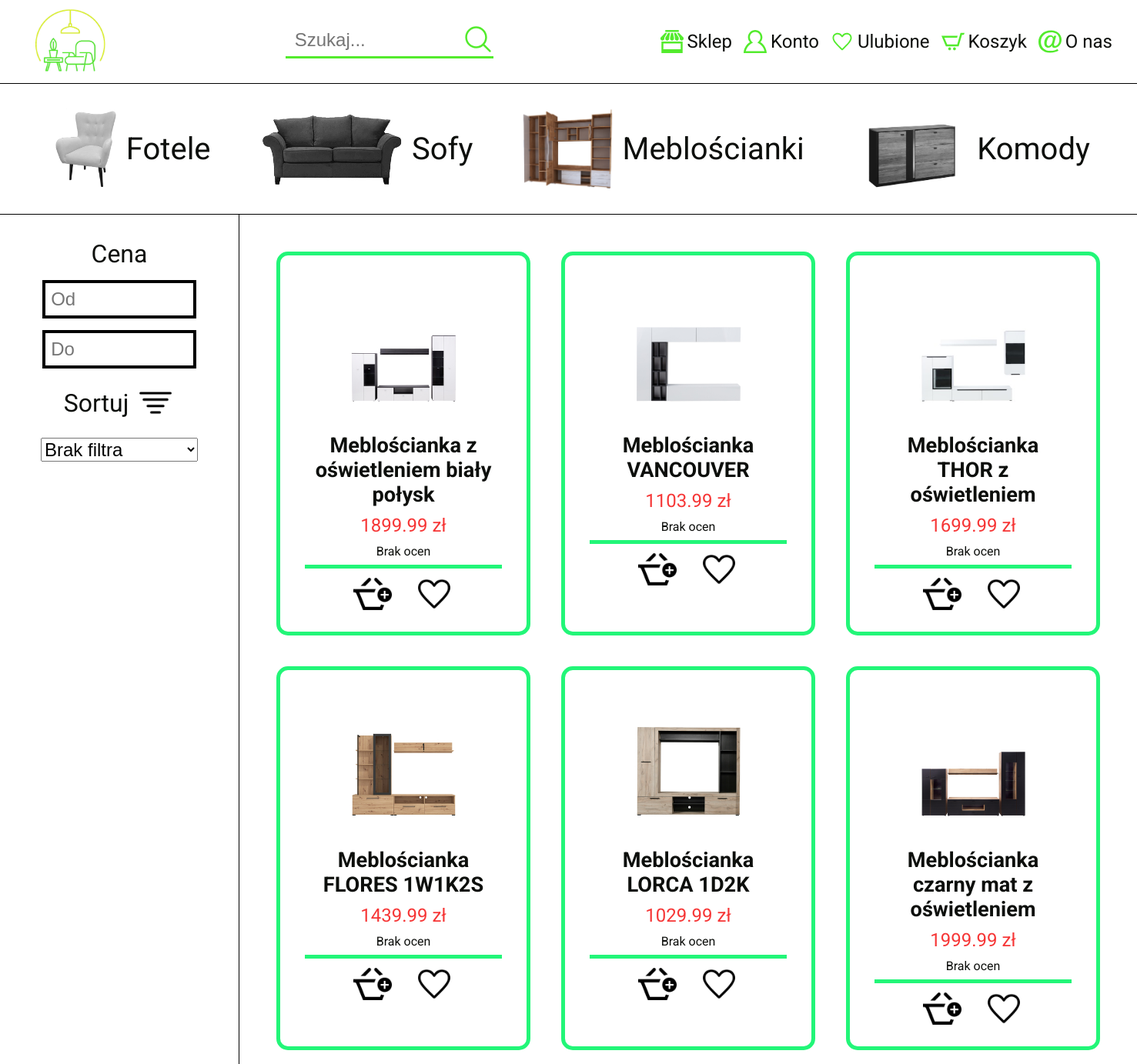
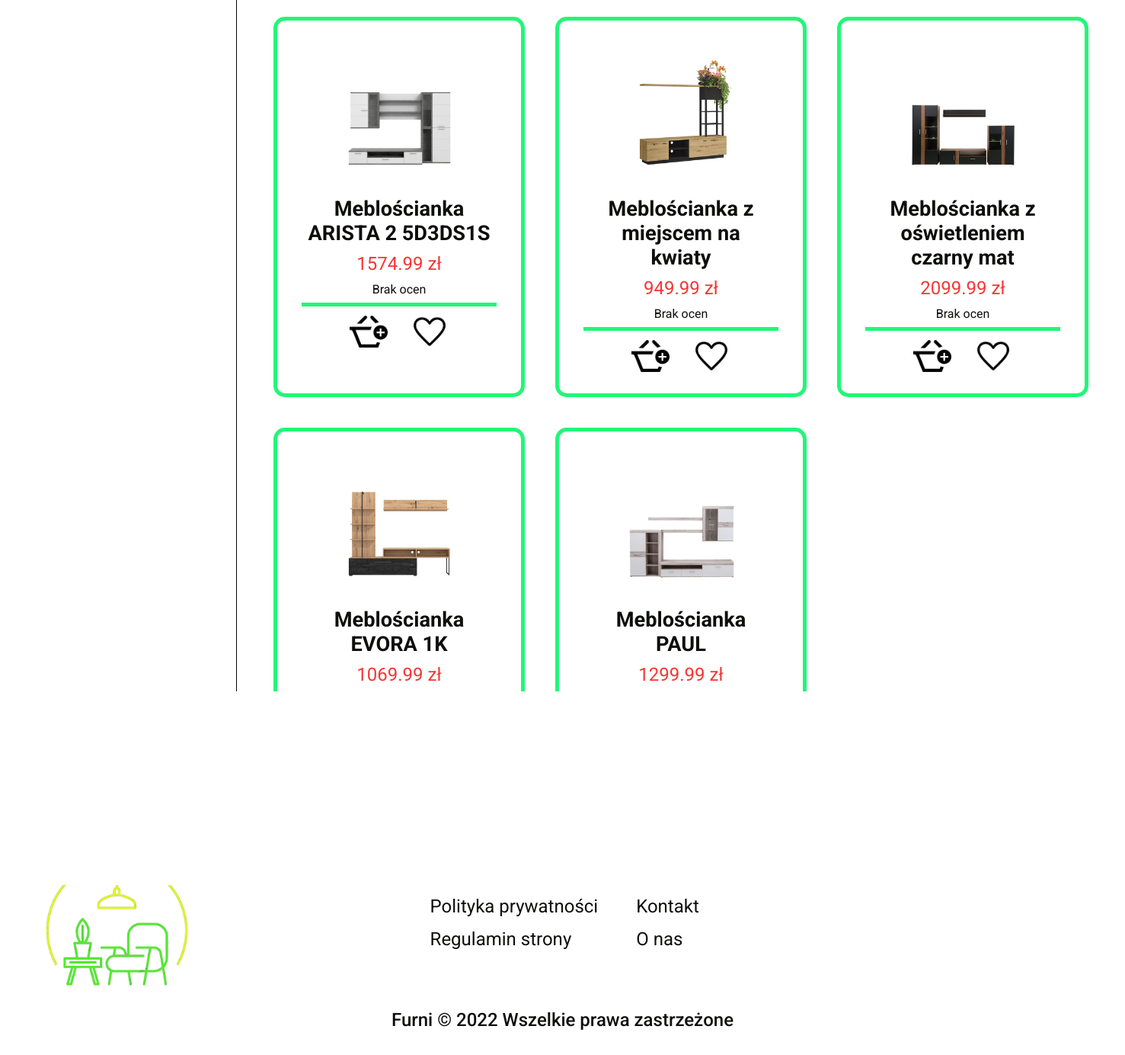
Page /sklep?kat=mebloscianki on the committed database (2 pictures, top to bottom).
### tables this page shows
CREATE TABLE `produkty` (
  `id` int(11) NOT NULL,
  `nazwa` varchar(255) NOT NULL,
  `kategoria` varchar(255) NOT NULL,
  `opis` text NOT NULL DEFAULT 'Lorem ipsum, dolor sit amet consectetur adipisicing elit. Aspernatur vero animi incidunt blanditiis iure amet nihil. Ipsa nihil facilis architecto numquam accusantium. Error cum obcaecati fuga aliquid labore voluptatem sequi!',
  `cena` float NOT NULL,
  `poprzednia_cena` float DEFAULT NULL,
  `data_wypuszczenia` datetime NOT NULL DEFAULT current_timestamp()
);

### store.php (the view, shortened to what this page needs)
<?php
    require_once 'inc/connection.php';
    if(isset($_SESSION['user_id'])&&isset($_COOKIE['token'])){
        if(authorize_user($_SESSION['user_id'],$_COOKIE['PHPSESSID'],$_COOKIE['token'],$con)){
            $zalogowano = true;
        }
        else{
            $zalogowano = false;
        }
    }
    else{
        $zalogowano = false;
    }
    if(isset($_GET['kat'])&&$_GET['kat']!==''){
        $kat = htmlentities($_GET['kat'],ENT_QUOTES);
    }
?>
<!DOCTYPE html>
<html lang="pl">
<head>
    <link rel="stylesheet" href="css/generic.css">
    <link rel="stylesheet" href="css/store.css">
</head>
<body>
<?php include 'inc/header_noform.php';?>
    <div class="pasek-wyboru">
        <a href="sklep?kat=fotele" class="pasek__link <?php if($kat==='fotele'){echo 'pasek__link--active';} ?>">
            <img src="img/products/kategorie/fotele.png" alt="fotel" class="pasek__link__img">
            <p class="pasek__link__text">Fotele</p>
        </a>
        <a href="sklep?kat=sofy" class="pasek__link <?php if($kat==='sofy'){echo 'pasek__link--active';} ?>">
            <img src="img/products/kategorie/sofy.png" alt="sofa" class="pasek__link__img">
            <p class="pasek__link__text">Sofy</p>
        </a>
        <a href="sklep?kat=mebloscianki" class="pasek__link <?php if($kat==='mebloscianki'){echo 'pasek__link--active';} ?>">
            <img src="img/products/kategorie/mebloscianki.png" alt="mebloscianka" class="pasek__link__img">
            <p class="pasek__link__text">Meblościanki</p>
        </a>
        <a href="sklep?kat=komody" class="pasek__link <?php if($kat==='komody'){echo 'pasek__link--active';} ?>">
            <img src="img/products/kategorie/komody.png" alt="komoda" class="pasek__link__img">
            <p class="pasek__link__text">Komody</p>
        </a>
    </div>
    <div class="main">
        <aside class="aside">
            <div class="cena">
                <p class="cena__heading">Cena</p>
                <input min="0" type="number" class="cena__input" placeholder="Od">
                <input min="0" type="number" class="cena__input" placeholder="Do">
            </div>
            <label for="sortuj" class="sortuj-label">Sortuj <img src="img/icons/filtr-icon.png" alt="sortuj" class="sortuj-label__icon"></label>
            <select id="sortuj" class="sortuj">
                <option value="0" selected>Brak filtra</option>
            </select>
        </aside>
        <main class="produkty">
            <?php
                if(isset($_GET['fraza'])&&!isset($_GET['kat'])&&$_GET['fraza']!==''){
                    $fraza = htmlentities($_GET['fraza'], ENT_QUOTES);
                    $query = "SELECT * FROM produkty WHERE nazwa LIKE '%$fraza%'";
                    if($result = $con->query($query)){
                        if($result->num_rows>0){
                            $wyniki = $result->fetch_all(MYSQLI_ASSOC);
                            shuffle($wyniki);
                            foreach($wyniki as $produkt){
                                if($zalogowano){
                                    $id_produktu = $produkt['id'];
                                    $user_id = $_SESSION['user_id'];
                                    $query = "SELECT id FROM koszyki WHERE user_id='$user_id' AND id_produktu='$id_produktu'";
                                    if($result = $con->query($query)){
                                        if($result->num_rows===0){
                                            $koszyk = 'add-to-cart-icon.png';
                                        }
                                        else{
                                            $koszyk = 'delete-from-cart-icon.png';
                                        }
                                    }
                                    else{
                                        exit();
                                    }
                                }else{
                                    $koszyk = 'add-to-cart-icon.png';
                                }
                                $query = "SELECT AVG(liczba_gwiazdek) as srednia FROM komentarze WHERE id_produktu='$id_produktu'";
                                if($result = $con->query($query)){
                                    $result = $result->fetch_assoc();
                                    if(is_null($result['srednia'])){
                                        $gwiazdki_string = 'Brak ocen';
                                    }
                                    else{
                                        $gwiazdki = [
                                            '<img src="img/icons/empty-star-icon.png" alt="gwiazdka" class="produkt__gwiazdki__star">',
                                            '<img src="img/icons/empty-star-icon.png" alt="gwiazdka" class="produkt__gwiazdki__star">',
                                            '<img src="img/icons/empty-star-icon.png" alt="gwiazdka" class="produkt__gwiazdki__star">',
                                            '<img src="img/icons/empty-star-icon.png" alt="gwiazdka" class="produkt__gwiazdki__star">',
                                            '<img src="img/icons/empty-star-icon.png" alt="gwiazdka" class="produkt__gwiazdki__star">'
                                        ];
                                        for($i=0;$i<=round($result['srednia'])-1;$i++){
                                            $gwiazdki[$i] = '<img src="img/icons/filled-star-icon.png" alt="gwiazdka" class="produkt__gwiazdki__star">';
                                        }
                                        $gwiazdki_string = '';
                                        foreach($gwiazdki as $gwiazdka){
                                            $gwiazdki_string.=$gwiazdka;
                                        }
                                    }
                                }
                                else{
                                    exit();
                                }
                                echo '<div class="produkt">';
                                echo    '<div class="produkt__top">';
                                echo        '<img src="img/products/'.$produkt['kategoria'].'/'.$produkt['nazwa'].'.png" alt="'.$produkt['nazwa'].'" class="produkt__img">';
                                echo        '<a href="produkt?id='.$produkt['id'].'" class="produkt__nazwa">'.$produkt['nazwa'].'</a>';
                                            if(!is_null($produkt['poprzednia_cena'])){
                                                echo '<p class="produkt__cena"><span class="produkt__cena__previous">'.$produkt['poprzednia_cena'].' zł</span>'.$produkt['cena'].' zł</p>';
                                            }
                                            else{
                                                echo '<p class="produkt__cena">'.$produkt['cena'].' zł</p>';
                                            }
                                echo        '<div class="produkt__gwiazdki">';
                                echo            $gwiazdki_string;
                                echo        '</div>';
                                echo    '</div>';
                                echo    '<div class="produkt__bottom">';
                                echo        '<img onclick="dodajDoKoszyka(event,'.$produkt['id'].')" src="img/icons/'.$koszyk.'" alt="dodaj do koszyka" class="produkt__bottom__icon">';
                                echo        '<img onclick="dodajDoUlubionych(event,'.$produkt['id'].')" src="img/icons/heart-icon.png" alt="serce" class="produkt__bottom__icon">';
                                echo    '</div>';
                                echo '</div>';
                            }
                        }
                        else{
                            echo '<div class="brak-wynikow">Nie znaleziono produktów</div>';
                        }
                    }
                    else{
                        exit();
                    }
                }
                else if(!isset($_GET['fraza'])&&isset($_GET['kat'])&&$_GET['kat']!==''){
                    $query = "SELECT * FROM produkty WHERE kategoria='$kat'";
                    if($result = $con->query($query)){
                        if($result->num_rows>0){
                            $wyniki = $result->fetch_all(MYSQLI_ASSOC);
                            shuffle($wyniki);
                            foreach($wyniki as $produkt){
                                $id_produktu = $produkt['id'];
                                $query = "SELECT AVG(liczba_gwiazdek) as srednia FROM komentarze WHERE id_produktu='$id_produktu'";
                                if($result = $con->query($query)){
                                    $result = $result->fetch_assoc();
                                    if(is_null($result['srednia'])){
                                        $gwiazdki_string = 'Brak ocen';
                                    }
                                }
                                else{
                                    exit();
                                }
                                echo '<div class="produkt">';
                                echo    '<div class="produkt__top">';
                                echo        '<img src="img/products/'.$produkt['kategoria'].'/'.$produkt['nazwa'].'.png" alt="'.$produkt['nazwa'].'" class="produkt__img">';
                                echo        '<a href="produkt?id='.$produkt['id'].'" class="produkt__nazwa">'.$produkt['nazwa'].'</a>';
                                            if(!is_null($produkt['poprzednia_cena'])){
                                                echo '<p class="produkt__cena"><span class="produkt__cena__previous">'.$produkt['poprzednia_cena'].' zł</span>'.$produkt['cena'].' zł</p>';
                                            }
                                            else{
                                                echo '<p class="produkt__cena">'.$produkt['cena'].' zł</p>';
                                            }
                                echo        '<div class="produkt__gwiazdki">';
                                echo            $gwiazdki_string;
                                echo        '</div>';
                                echo    '</div>';
                                echo    '<div class="produkt__bottom">';
                                echo        '<img onclick="dodajDoKoszyka(event,'.$produkt['id'].')" src="img/icons/add-to-cart-icon.png" alt="dodaj do koszyka" class="produkt__bottom__icon">';
                                echo        '<img onclick="dodajDoUlubionych(event,'.$produkt['id'].')" src="img/icons/heart-icon.png" alt="serce" class="produkt__bottom__icon">';
                                echo    '</div>';
                                echo '</div>';
                            }
                        }
                        else{
                            exit();
                        }
                    }
                    else{
                        exit();
                    }
                }
            ?>
        </main>
    </div>
    <footer class="footer">
        <div class="footer__top">
            <a href="homepage"><img src="img/logo.png" alt="logo furni" class="footer__logo"></a>
            <nav class="footer__nav">
                <a href="#" class="footer__nav-link">Polityka prywatności</a>
                <a href="#" class="footer__nav-link">Kontakt</a>
                <a href="#" class="footer__nav-link">Regulamin strony</a>
                <a href="o-nas" class="footer__nav-link">O nas</a>
            </nav>
        </div>
        <p class="footer__bottom">Furni &copy; 2022 Wszelkie prawa zastrzeżone</p>
    </footer>
</body>
</html>

### css/generic.css (style rules this page uses)
*,*::before,*::after { box-sizing: border-box; }
:root { --primary:#53EB2D; --primary-hover:#42DA1C; --secondary:#E0F522; --secondary-hover:#D0E411; --thirdary:#22F678; --thirdary-hover:#11E567; --black:#0D0F0C; --black-70:rgba(13,15,12,.7); }
body { margin: 0; color:var(--black); font-family: Roboto, 'sans-serif'; }
a { text-decoration: none; color:inherit; }
p { margin: 0; }
.footer { padding:2em; border-top: 1px solid black; }
.footer__logo { width: 250px; }
.footer__top { display: flex; align-items: center; gap:20%; }
.footer__nav { display: grid; grid-template-columns: 1fr 1fr; row-gap: 15px; column-gap: 50px; }
.footer__nav-link { font-size: 1.5rem; }
.footer__bottom { text-align: center; font-size: 1.5rem; font-weight: 500; margin-top: .5em; }
.produkt { border: 5px solid var(--thirdary); padding:1em 2em; border-radius: 15px; width:330px; }
.produkt__top { display: flex; flex-direction: column; align-items: center; gap:10px; padding:.5em; }
.produkt__img { height: 197px; width:197px; object-fit: contain; object-position: center; }
.produkt__nazwa { font-size: 1.7rem; font-weight: bold; text-align: center; }
.produkt__cena { font-size: 1.5rem; color:#f63636; }
.produkt__gwiazdki { display: flex; align-items: center; gap:2.5px; }
.produkt__bottom { display: flex; align-items: center; justify-content: center; gap:30px; padding: .5em; border-top: 5px solid var(--thirdary); }
.produkt__bottom__icon { width:50px; cursor: pointer; }

### css/store.css (style rules this page uses)
.pasek-wyboru { display: flex; align-content: center; gap:4em; padding:2em 4em; overflow-x: scroll; border-bottom: 1px solid black; }
.pasek__link { display: flex; align-items: center; gap:10px; }
.pasek__link--active > .pasek__link__img { filter:saturate(1); }
.pasek__link__img { height:105px; filter: saturate(0); transition: filter 100ms ease-in-out; }
.pasek__link__text { font-size: 2.5rem; }
.main { display: flex; }
.aside { border-right: 1px solid black; padding: 2em 3em; display: flex; flex-direction: column; align-items: center; gap:20px; flex-basis: 25%; }
.cena { display: flex; flex-direction: column; align-items: center; gap:15px; }
.cena__heading { font-size: 2rem; }
.cena__input { font-size: 1.5rem; width:200px; border: 4px solid black; padding:.3em; }
.sortuj-label { font-size: 2rem; display: flex; align-items: center; gap:10px; }
.sortuj-label__icon { width:50px; }
.sortuj { font-size: 1.5rem; }
.produkty:not(:has(.brak-wynikow)) { padding:3em; display: grid; justify-items: center; grid-template-columns: repeat(3,1fr); gap:40px; flex-basis: 70%; margin: 0 auto; }
@media (max-width:1700px) { .produkty { grid-template-columns: repeat(2,1fr); } }

### rows in the picture
produkty: kategoria+nazwa (picture), nazwa "Meblościanka z oświetleniem biały połysk", cena "1899.99", gwiazdki_string "Brak ocen"
produkty: kategoria+nazwa (picture), nazwa "Meblościanka VANCOUVER", cena "1103.99", gwiazdki_string "Brak ocen"
produkty: kategoria+nazwa (picture), nazwa "Meblościanka THOR z oświetleniem", cena "1699.99", gwiazdki_string "Brak ocen"
produkty: kategoria+nazwa (picture), nazwa "Meblościanka FLORES 1W1K2S", cena "1439.99", gwiazdki_string "Brak ocen"
produkty: kategoria+nazwa (picture), nazwa "Meblościanka LORCA 1D2K", cena "1029.99", gwiazdki_string "Brak ocen"
produkty: kategoria+nazwa (picture), nazwa "Meblościanka czarny mat z oświetleniem", cena "1999.99", gwiazdki_string "Brak ocen"
produkty: kategoria+nazwa (picture), nazwa "Meblościanka ARISTA 2 5D3DS1S", cena "1574.99", gwiazdki_string "Brak ocen"
produkty: kategoria+nazwa (picture), nazwa "Meblościanka z miejscem na kwiaty", cena "949.99", gwiazdki_string "Brak ocen"
produkty: kategoria+nazwa (picture), nazwa "Meblościanka z oświetleniem czarny mat", cena "2099.99", gwiazdki_string "Brak ocen"
produkty: kategoria+nazwa (picture), nazwa "Meblościanka EVORA 1K", cena "1069.99"
produkty: kategoria+nazwa (picture), nazwa "Meblościanka PAUL", cena "1299.99"
